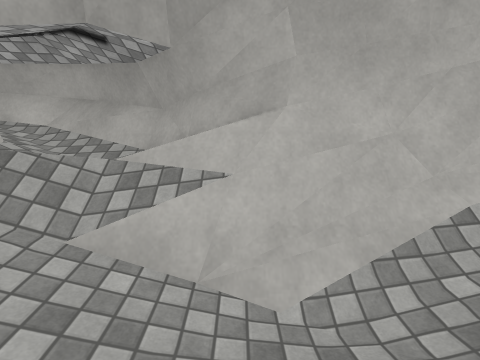
view 1 (above)

12 first-person views from a walk through a Unity game level. The camera is 1.2 m above the floor, tilts 8° down and sees 80° across. The floor is counted in squares, 0.5 m on a side. Each view is taken from the middle of a square. On the plan, view 1 faces up. The plan holds only what a view shows up to about 18 squares ahead; the rest is blank. The place goes on beyond the plan. Surface patterns are stand-ins for the level's own textures.

view 2
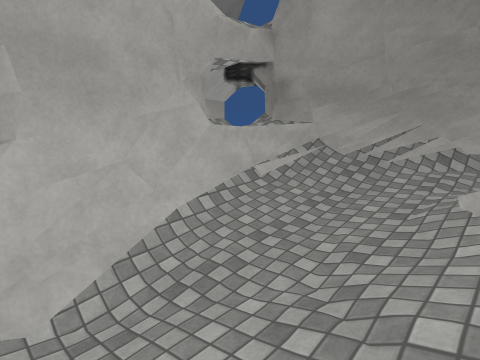

view 3
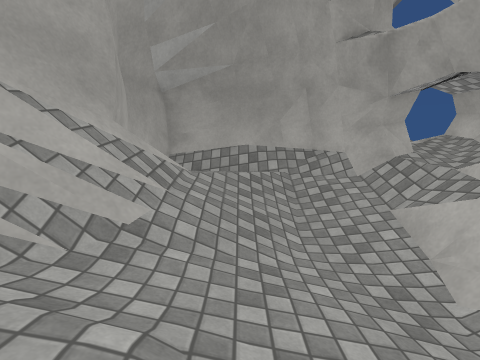

view 4
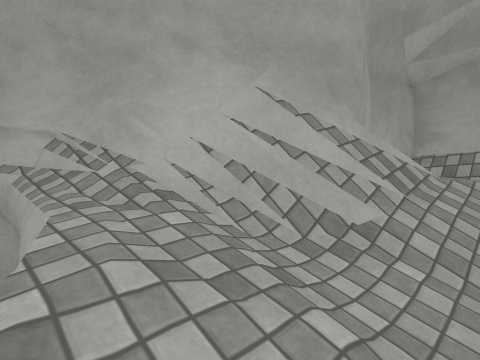

view 5
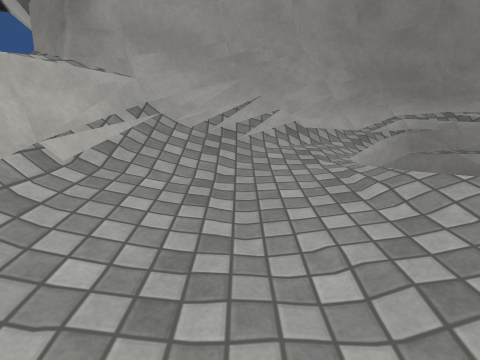

view 6
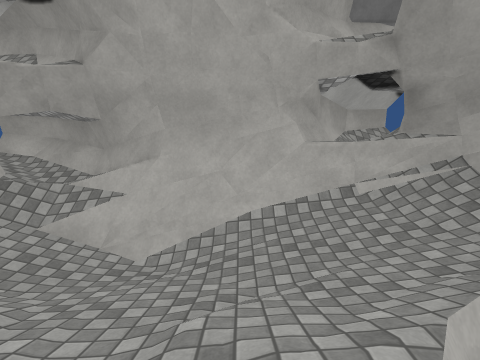

view 7
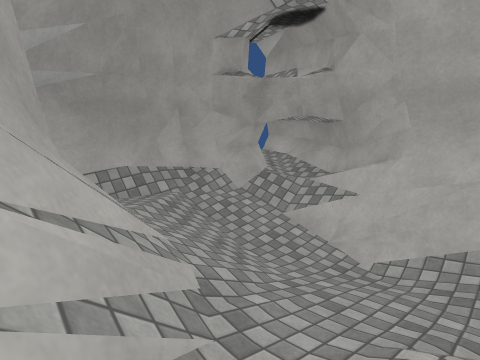

view 8
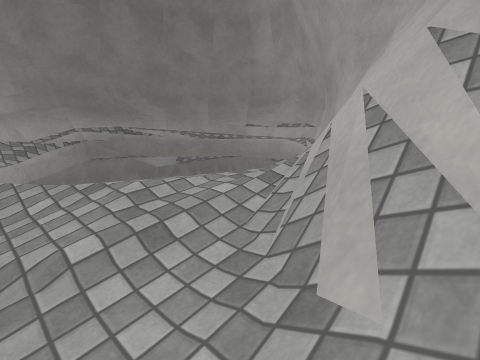

view 9
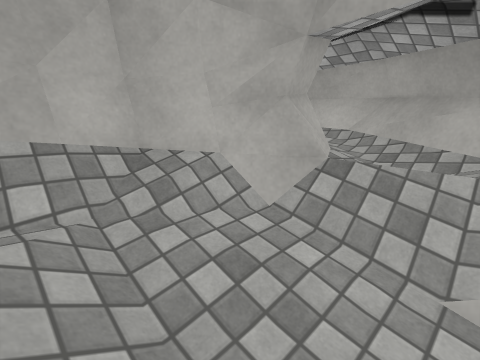

view 10
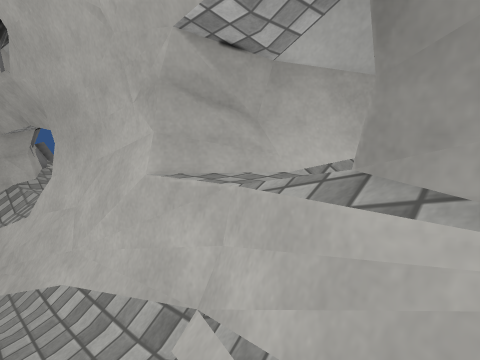

view 11
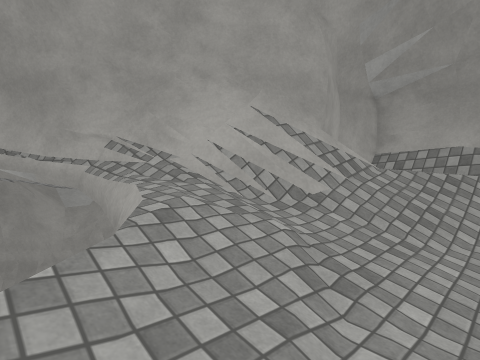

view 12
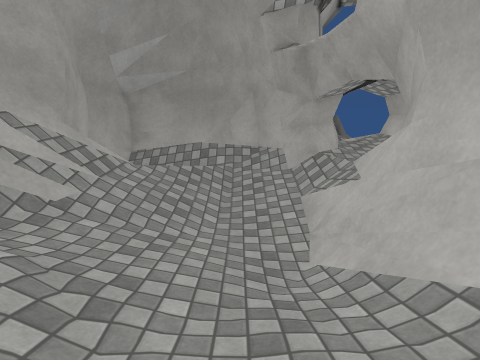

### Floor plan
Key: @ floor where view 1 was taken; # wall or solid block; . main floor; : floor 0.5 m higher than the main floor; - floor 0.5 m lower than the main floor; + floor 0.75 m higher than the main floor; * floor 1.25 m higher than the main floor; % floor 1.5 m higher than the main floor; / step, stairs or slope; = window, fence, low wall or low ledge; ^ raised ledge; v drop or lower ground; O other object.
Columns run from 11 left of view 1 to 19 right of it. Each row starts with its distance up from view 1.
 11      ###            ###
 10     OO ##           ##^ ^#
  9    ##O O##          #^^ ^#
  8    ####O #############=^##
  7    ###OOOO#=####==###/#==##
  6   ###O////====##///::+////##
  5  ##//////..-///.....::+///=##
  4  #//////..-----/.....::////=#
  3  #////....----.......::+///=##
  2 ##/+/////............::++///=##
  1 ##/++//////....../..:::++++/###
  0 #=/+++/////@/..///.://++++++/=#
 -1 #=/+++///////../:///OOvvvv///=#
 -2 #=/ +++//////.://///v     vv//#
 -3 #=/    //////::++++v        //#
 -4 #=     #==%*/+:+++:
 -5 ##########===#++++v
 -6          ####=#/++v
 -7             ##=/+v
 -8              #=/+v
 -9              ###/v
-10              ##=/v
-11               ###v
-12                ##v

Where each view was taken, in squares from view 1:
view 1: 0 up, 0 right, facing up
view 2: 2 down, 0 right, facing up-right
view 3: 0 up, 7 right, facing left
view 4: 0 up, 7 right, facing down-left
view 5: 3 up, 4 right, facing right
view 6: 6 down, 5 right, facing up
view 7: 6 down, 5 right, facing up-left
view 8: 0 up, 1 left, facing down-right
view 9: 1 up, 3 left, facing up-left
view 10: 5 up, 14 right, facing up-left
view 11: 3 up, 10 right, facing down-left
view 12: 3 up, 9 right, facing left
